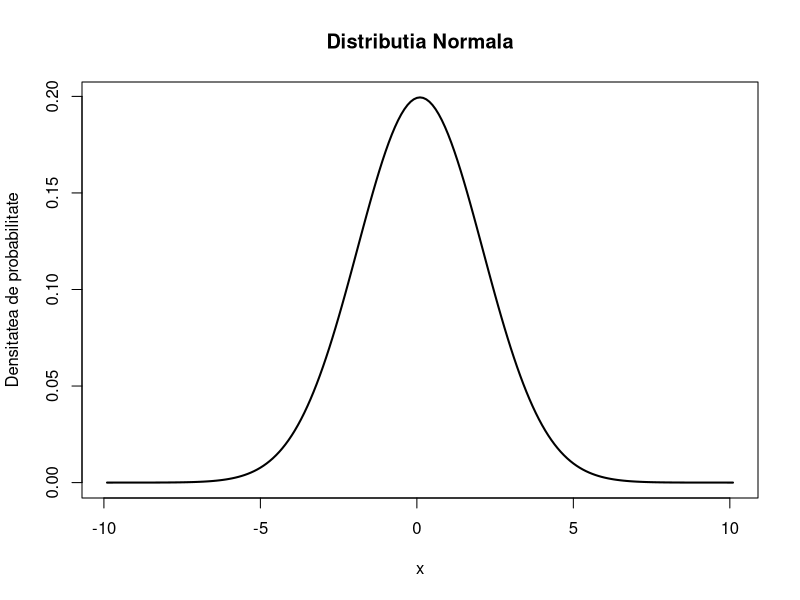

The R script that drew this image:
densitate <- function(m, sigma) 
{
  x = seq(m - 5*sigma, m + 5*sigma, 0.1) #definirea intervalului de valori
  y = dnorm(x, m, sigma) # calcularea densitatii pt fiecare x
  plot(x, y, type = "l", lwd = 2, xlab = "x", ylab = "Densitatea de probabilitate", main = "Distributia Normala")
}

# Test
densitate(m = 0.1, sigma = 2)
